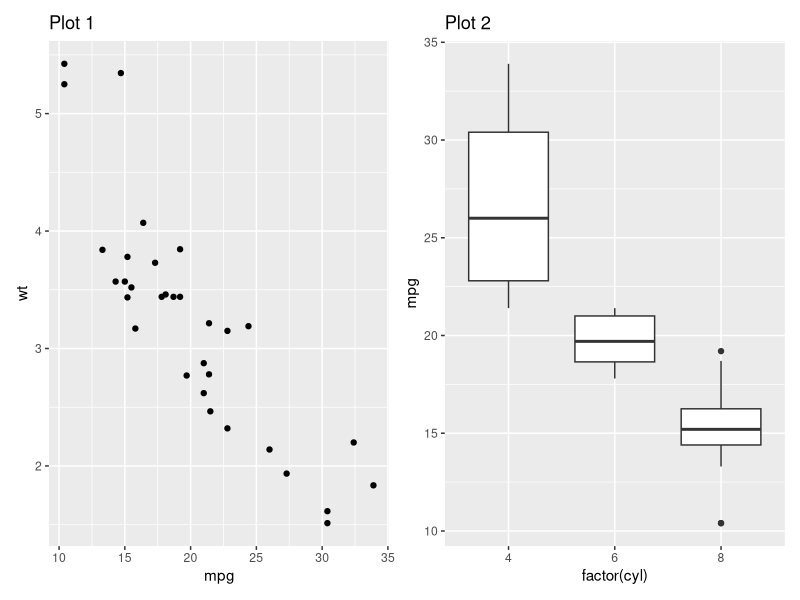
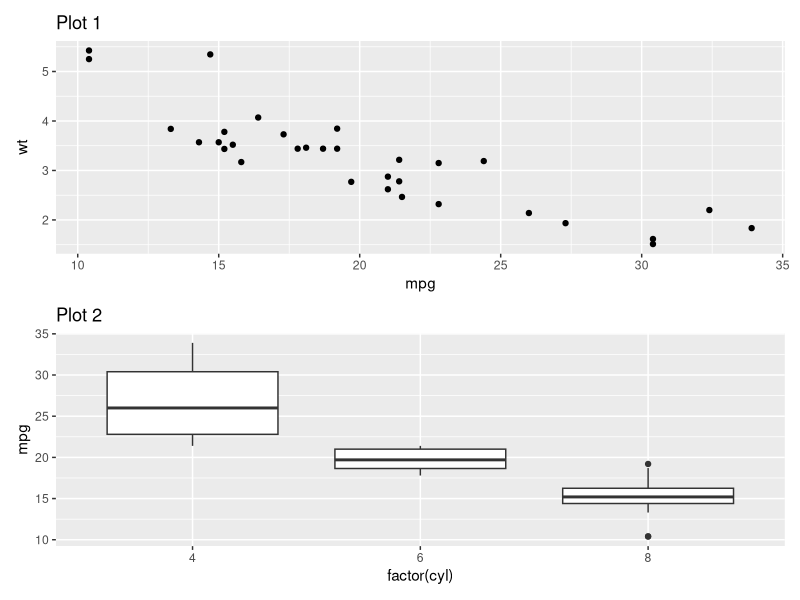
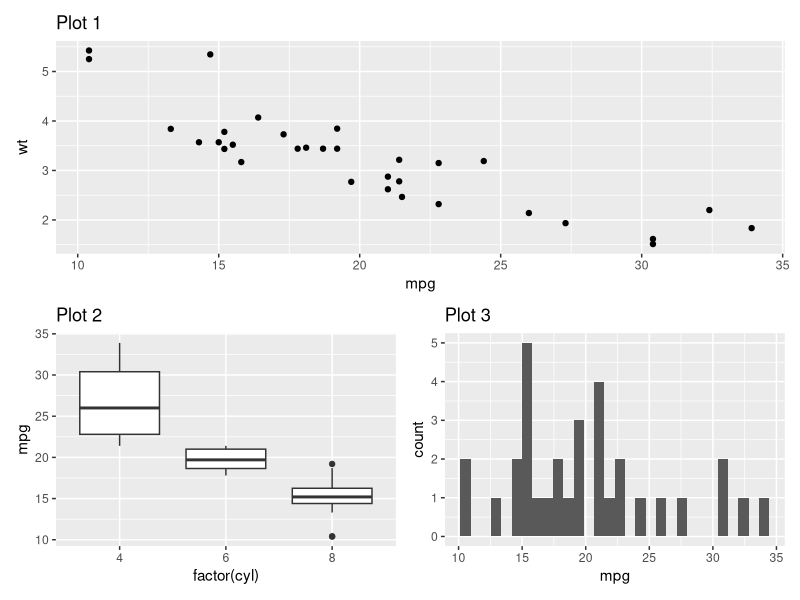
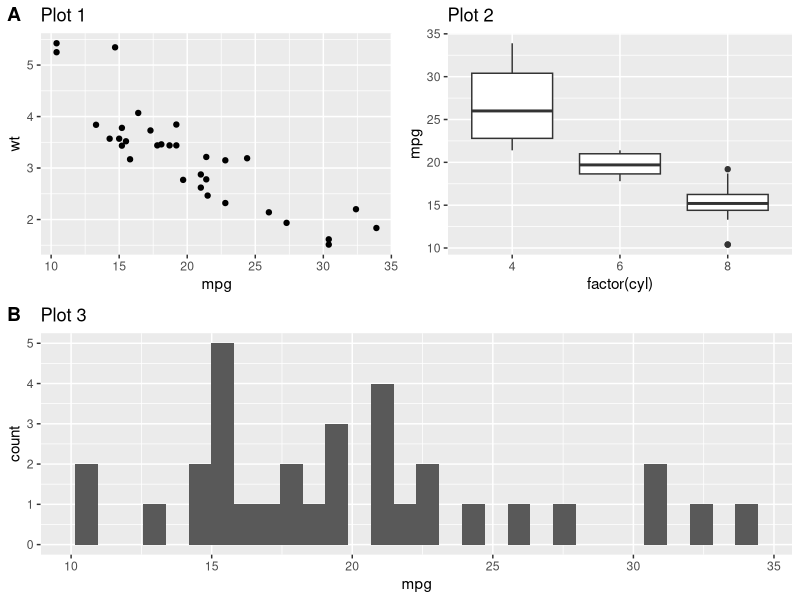

Here is the R script that generated these plots, in order:
library(ggplot2)

# Create plots
p1 <- 
  ggplot(mtcars, aes(mpg, wt)) +
  geom_point() + labs(title = "Plot 1")
p2 <- 
  ggplot(mtcars, aes(factor(cyl), mpg)) +
  geom_boxplot() + labs(title = "Plot 2")
p3 <- 
  ggplot(mtcars, aes(x = mpg)) +
  geom_histogram() + labs(title = "Plot 3")

# patchwork library =====================

library(patchwork)

# Combine plots
p1 + p2  # Side by side
p1 / p2  # Stacked vertically
(p1) / (p2 + p3) # Grid layout


# other package ================================

require(ggpubr)

ggarrange(
  ggarrange(p1, p2, ncol = 2),  # Inner arrangement
  p3,                             # Outer plot
  nrow = 2,
  labels = c("A", "B", "C")
)
